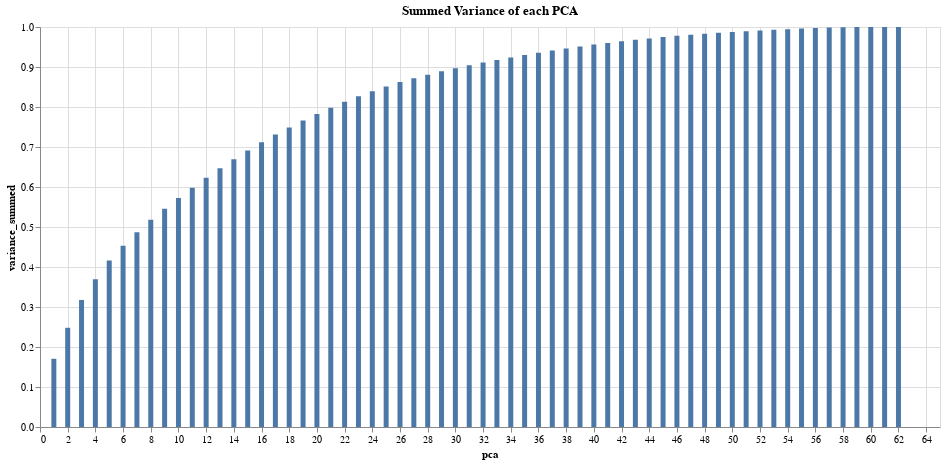

The notebook cell saved with this chart:
### Code cell
alt.Chart(df_pca_variance,
    width=900,
    height=400
    ).mark_bar().encode(
    x='pca',
    y='variance_summed',
    tooltip=["pca", "variance", "variance_summed"]
).properties(title="Summed Variance of each PCA")

### Figure 1 — Vega-Lite specification as saved in the notebook (floating-point values rounded to 4 significant figures)
{"config": {"view": {"continuousWidth": 400, "continuousHeight": 300}}, "data": {"name": "data-ef12d65b7fc5732287deff2416ef0f9e"}, "mark": "bar", "encoding": {"tooltip": [{"type": "quantitative", "field": "pca"}, {"type": "quantitative", "field": "variance"}, {"type": "quantitative", "field": "variance_summed"}], "x": {"type": "quantitative", "field": "pca"}, "y": {"type": "quantitative", "field": "variance_summed"}}, "height": 400, "title": "Summed Variance of each PCA", "width": 900, "$schema": "https://vega.github.io/schema/vega-lite/v4.8.1.json", "datasets": {"data-ef12d65b7fc5732287deff2416ef0f9e": [{"pca": 1, "variance": 0.1706, "variance_summed": 0.1706}, {"pca": 2, "variance": 0.07749, "variance_summed": 0.2481}, {"pca": 3, "variance": 0.06953, "variance_summed": 0.3176}, {"pca": 4, "variance": 0.05183, "variance_summed": 0.3694}, {"pca": 5, "variance": 0.04695, "variance_summed": 0.4164}, {"pca": 6, "variance": 0.03697, "variance_summed": 0.4533}, {"pca": 7, "variance": 0.03328, "variance_summed": 0.4866}, {"pca": 8, "variance": 0.03125, "variance_summed": 0.5179}, {"pca": 9, "variance": 0.02769, "variance_summed": 0.5456}, {"pca": 10, "variance": 0.02673, "variance_summed": 0.5723}, {"pca": 11, "variance": 0.02558, "variance_summed": 0.5979}, {"pca": 12, "variance": 0.02506, "variance_summed": 0.6229}, {"pca": 13, "variance": 0.02389, "variance_summed": 0.6468}, {"pca": 14, "variance": 0.0228, "variance_summed": 0.6696}, {"pca": 15, "variance": 0.02189, "variance_summed": 0.6915}, {"pca": 16, "variance": 0.02064, "variance_summed": 0.7121}, {"pca": 17, "variance": 0.01938, "variance_summed": 0.7315}, {"pca": 18, "variance": 0.01754, "variance_summed": 0.7491}, {"pca": 19, "variance": 0.01731, "variance_summed": 0.7664}, {"pca": 20, "variance": 0.0164, "variance_summed": 0.7828}, {"pca": 21, "variance": 0.01549, "variance_summed": 0.7983}, {"pca": 22, "variance": 0.0149, "variance_summed": 0.8132}, {"pca": 23, "variance": 0.01355, "variance_summed": 0.8267}, {"pca": 24, "variance": 0.01261, "variance_summed": 0.8393}, {"pca": 25, "variance": 0.01203, "variance_summed": 0.8514}, {"pca": 26, "variance": 0.01105, "variance_summed": 0.8624}, {"pca": 27, "variance": 0.009751, "variance_summed": 0.8722}, {"pca": 28, "variance": 0.008546, "variance_summed": 0.8807}, {"pca": 29, "variance": 0.008525, "variance_summed": 0.8892}, {"pca": 30, "variance": 0.007621, "variance_summed": 0.8968}, {"pca": 31, "variance": 0.007365, "variance_summed": 0.9042}, {"pca": 32, "variance": 0.007115, "variance_summed": 0.9113}, {"pca": 33, "variance": 0.006386, "variance_summed": 0.9177}, {"pca": 34, "variance": 0.006125, "variance_summed": 0.9238}, {"pca": 35, "variance": 0.006044, "variance_summed": 0.9299}, {"pca": 36, "variance": 0.005892, "variance_summed": 0.9358}, {"pca": 37, "variance": 0.005366, "variance_summed": 0.9411}, {"pca": 38, "variance": 0.005294, "variance_summed": 0.9464}, {"pca": 39, "variance": 0.004816, "variance_summed": 0.9512}, {"pca": 40, "variance": 0.004698, "variance_summed": 0.9559}, {"pca": 41, "variance": 0.004225, "variance_summed": 0.9602}, {"pca": 42, "variance": 0.00397, "variance_summed": 0.9641}, {"pca": 43, "variance": 0.003769, "variance_summed": 0.9679}, {"pca": 44, "variance": 0.003613, "variance_summed": 0.9715}, {"pca": 45, "variance": 0.003468, "variance_summed": 0.975}, {"pca": 46, "variance": 0.003, "variance_summed": 0.978}, {"pca": 47, "variance": 0.002834, "variance_summed": 0.9808}, {"pca": 48, "variance": 0.002394, "variance_summed": 0.9832}, {"pca": 49, "variance": 0.002325, "variance_summed": 0.9855}, {"pca": 50, "variance": 0.002091, "variance_summed": 0.9876}, {"pca": 51, "variance": 0.001886, "variance_summed": 0.9895}, {"pca": 52, "variance": 0.001737, "variance_summed": 0.9913}, {"pca": 53, "variance": 0.001692, "variance_summed": 0.993}, {"pca": 54, "variance": 0.00167, "variance_summed": 0.9946}, {"pca": 55, "variance": 0.001481, "variance_summed": 0.9961}, {"pca": 56, "variance": 0.001401, "variance_summed": 0.9975}, {"pca": 57, "variance": 0.001278, "variance_summed": 0.9988}, {"pca": 58, "variance": 0.0008259, "variance_summed": 0.9996}, {"pca": 59, "variance": 0.0003924, "variance_summed": 1.0}, {"pca": 60, "variance": 2.217e-30, "variance_summed": 1.0}, {"pca": 61, "variance": 3.377e-32, "variance_summed": 1.0}, {"pca": 62, "variance": 1.769e-33, "variance_summed": 1.0}]}}
